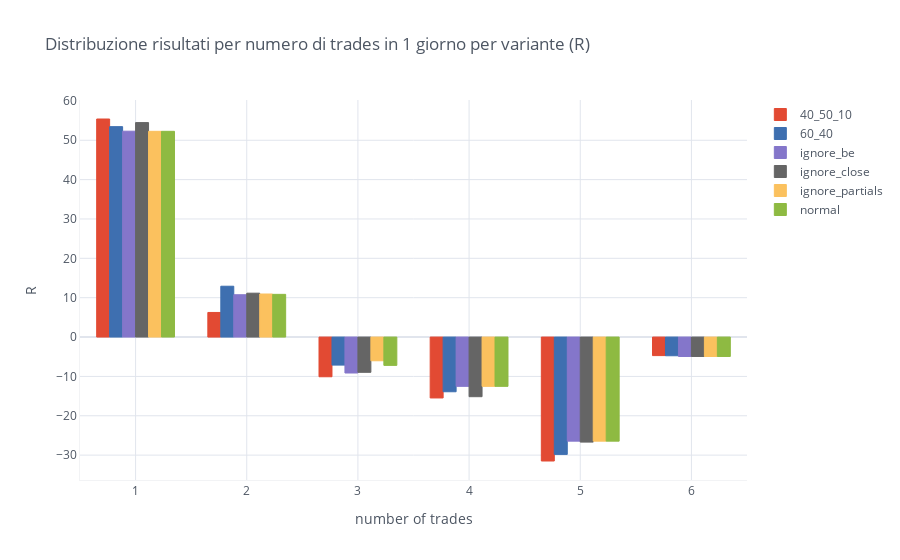

Notebook code for this chart:
### Code cell
df = get_attr_multi(multi, 'result').groupby(
    pd.Grouper(freq='D')).agg(['count', 'sum']).reset_index(drop=True).stack().to_dict()
final_d = {}
for n in range(1, 7):
    final_d[n] = dict()
    for k, v in df.items():
        # ex: ignore_be:
        final_d[n][k] = 0
        flag = False
        for k2, v2 in v.items():
            if k2[1] == 'count':
                if v2 == n:
                    flag = True
                    continue
                flag = False
            if flag:
                final_d[n][k] += v2

pd.DataFrame(final_d).T.iplot(kind='bar', title='Distribuzione risultati per numero di trades in 1 giorno per variante (R)',
    xTitle='number of trades', yTitle='R', opacity=1, linecolor='#F2F3F5', bargap=0.3)

### Figure 1 — Plotly figure (JSON) as saved in the notebook; plotly's stock layout.template omitted (floating-point values rounded to 4 significant figures)
{"data": [{"marker": {"color": "rgba(226, 74, 51, 1)", "line": {"color": "rgba(226, 74, 51, 1.0)", "width": 1}}, "name": "40_50_10", "orientation": "v", "text": "", "type": "bar", "x": [1, 2, 3, 4, 5, 6], "y": [55.4, 6.249, -10.09, -15.47, -31.49, -4.711]}, {"marker": {"color": "rgba(62, 111, 176, 1)", "line": {"color": "rgba(62, 111, 176, 1.0)", "width": 1}}, "name": "60_40", "orientation": "v", "text": "", "type": "bar", "x": [1, 2, 3, 4, 5, 6], "y": [53.46, 12.92, -7.121, -13.9, -29.81, -4.75]}, {"marker": {"color": "rgba(132, 118, 202, 1)", "line": {"color": "rgba(132, 118, 202, 1.0)", "width": 1}}, "name": "ignore_be", "orientation": "v", "text": "", "type": "bar", "x": [1, 2, 3, 4, 5, 6], "y": [52.3, 10.75, -9.135, -12.52, -26.44, -4.933]}, {"marker": {"color": "rgba(101, 101, 101, 1)", "line": {"color": "rgba(101, 101, 101, 1.0)", "width": 1}}, "name": "ignore_close", "orientation": "v", "text": "", "type": "bar", "x": [1, 2, 3, 4, 5, 6], "y": [54.49, 11.15, -8.957, -15.15, -26.69, -4.933]}, {"marker": {"color": "rgba(251, 193, 94, 1)", "line": {"color": "rgba(251, 193, 94, 1.0)", "width": 1}}, "name": "ignore_partials", "orientation": "v", "text": "", "type": "bar", "x": [1, 2, 3, 4, 5, 6], "y": [52.27, 10.94, -6.028, -12.52, -26.44, -4.933]}, {"marker": {"color": "rgba(142, 186, 66, 1)", "line": {"color": "rgba(142, 186, 66, 1.0)", "width": 1}}, "name": "normal", "orientation": "v", "text": "", "type": "bar", "x": [1, 2, 3, 4, 5, 6], "y": [52.27, 10.85, -7.192, -12.52, -26.44, -4.933]}], "layout": {"bargap": 0.3, "legend": {"bgcolor": "#FFFFFF", "font": {"color": "#4D5663"}}, "paper_bgcolor": "#FFFFFF", "plot_bgcolor": "#FFFFFF", "title": {"font": {"color": "#4D5663"}, "text": "Distribuzione risultati per numero di trades in 1 giorno per variante (R)"}, "xaxis": {"gridcolor": "#E1E5ED", "linecolor": "#F2F3F5", "showgrid": true, "tickfont": {"color": "#4D5663"}, "title": {"font": {"color": "#4D5663"}, "text": "number of trades"}, "zerolinecolor": "#E1E5ED"}, "yaxis": {"gridcolor": "#E1E5ED", "linecolor": "#F2F3F5", "showgrid": true, "tickfont": {"color": "#4D5663"}, "title": {"font": {"color": "#4D5663"}, "text": "R"}, "zerolinecolor": "#E1E5ED"}}}
